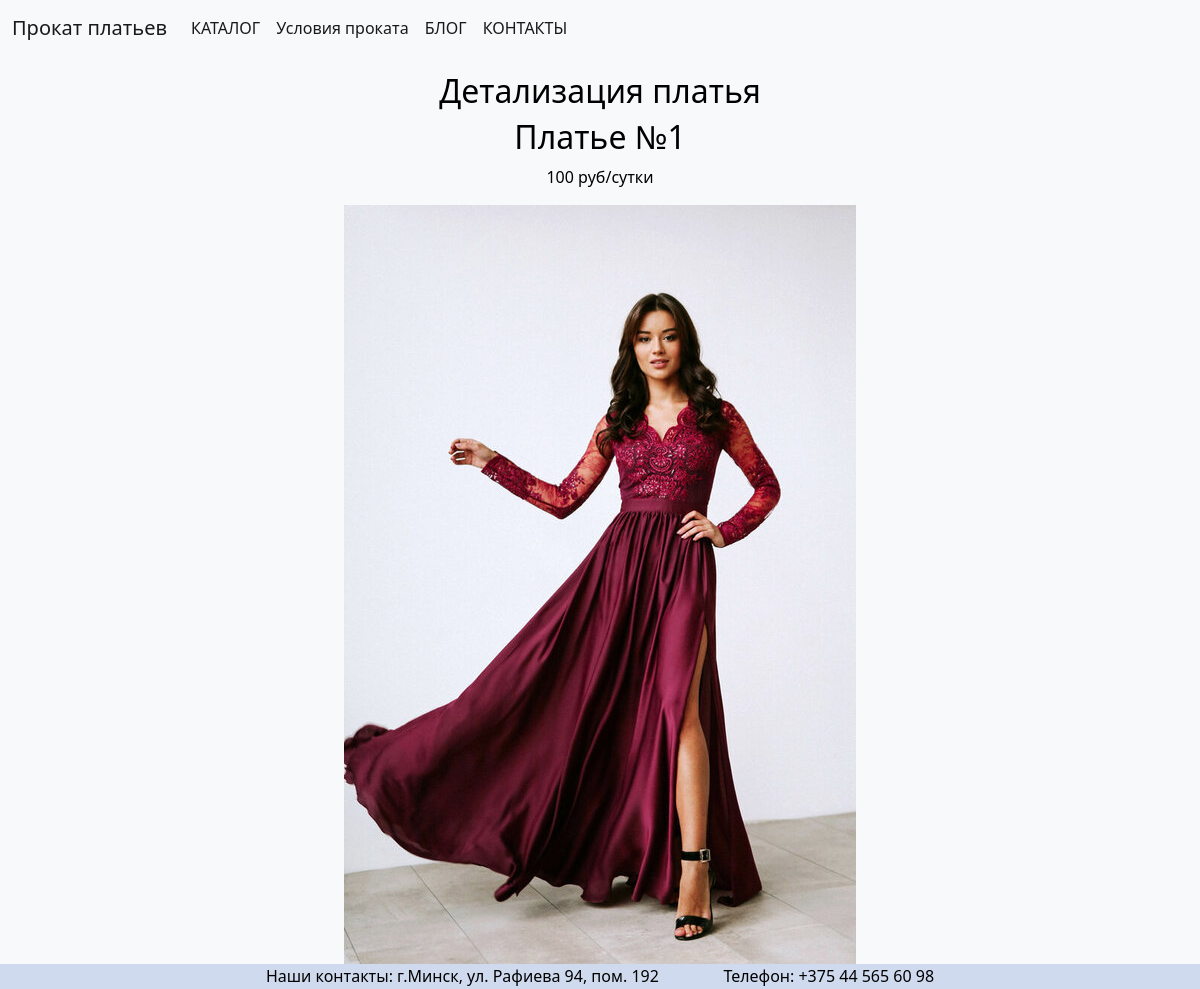
The app's page /catalog/1/ with its own data.
### catalog/models.py (models this page shows, shortened)
class Dress(models.Model):
    title = models.CharField(max_length = 100)
    amount = models.CharField(max_length = 100)
    image = models.ImageField(upload_to = 'catalog/images/')
    size = models.CharField(max_length = 100)
    color = models.CharField(max_length = 100)

### catalog/views.py (the view)
# urls.py: path('<int:dress_id>/', views.catalog_detail, name = 'catalog_detail'),
def catalog_detail(request, dress_id):
    dress = get_object_or_404(Dress, pk = dress_id)
    return render(request, 'catalog/dress_detail.html', {'dress': dress})

### catalog/templates/catalog/dress_detail.html (shortened to what this page needs)
{% extends 'catalog/base.html' %}
{% block content %}
<div class="outer">
<h2>Детализация платья</h2>
<h2>{{ dress.title }}</h2>
<p>{{ dress.amount }}</p>
<img src = '{{ dress.image.url }}' width='auto' height='auto'>
{% endblock %}

### catalog/templates/catalog/dress_detail.html (style rules this page uses)
.outer { text-align: center; }

### catalog/templates/catalog/base.html (style rules this page uses)
.outer { text-align: center; }

### records on screen
Dress: title "Платье №1", amount "100 руб/сутки", image (picture)
